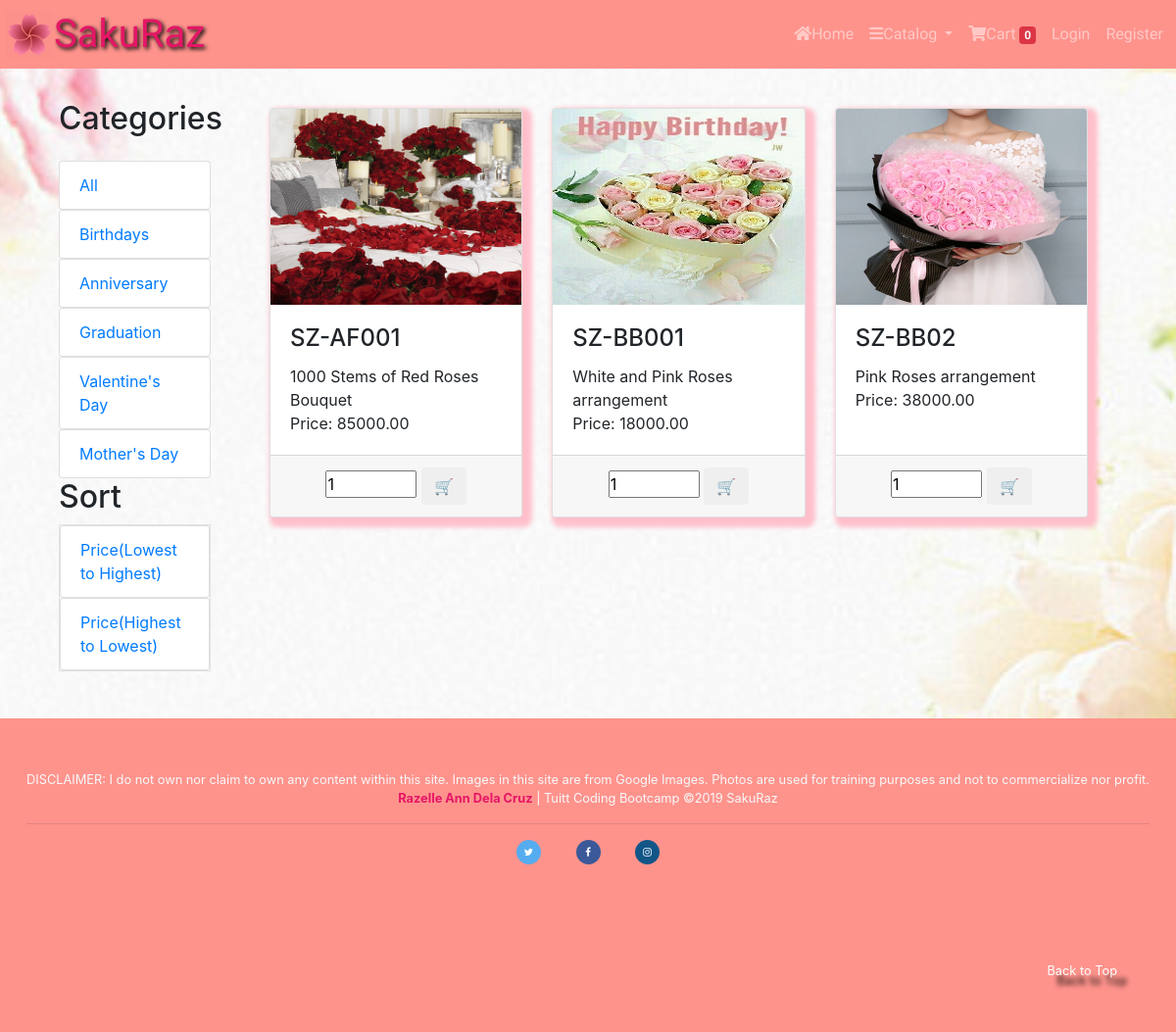
/app/views/occasion.php, run on the app's committed database.
### tables this page shows
CREATE TABLE `occasions` (
  `id` int(11) NOT NULL,
  `name` varchar(255) NOT NULL
);

CREATE TABLE `occ_items` (
  `id` int(11) NOT NULL,
  `name` varchar(255) NOT NULL,
  `description` varchar(255) NOT NULL,
  `price` decimal(18,2) NOT NULL,
  `image_path` varchar(255) DEFAULT NULL,
  `category_id` int(11) NOT NULL
);

### app/views/occasion.php (the view, shortened to what this page needs)
<?php require_once "../partials/template.php"; ?>
<?php
function get_page_content() {
	require_once "../controllers/connect.php";
	if(!isset($_SESSION['user']) || (isset($_SESSION['user']) && ($_SESSION['user']['roles_id'] == 2))){
		global $conn;
?>
		<div class="container">
			<div class="row">
				<div class="col-sm-2">
					<h2 class=" py-3">Categories</h2>
					<ul class="list-group">
						<a href="occasion.php">
							<li class="list-group-item">All</li>
						</a>
						<?php
						$sql = "SELECT * FROM occasions";
						$categories = mysqli_query($conn, $sql);
						foreach ($categories as $category) { ?>
							<a href="occasion.php?category_id=<?php echo $category['id']; ?>">
								<li class="list-group-item">
									<?php echo $category['name']; ?>
								</li>
							</a>
						<?php } ?>
					</ul>
					<h2>Sort</h2>
					<ul class="list-group border">
						<a href="../controllers/sort.php?sort=asc">
							<li class="list-group-item">
								Price(Lowest to Highest)
							</li>
						</a>
						<a href="../controllers/sort.php?sort=dsc">
							<li class="list-group-item">
								Price(Highest to Lowest)
							</li>
						</a>
					</ul>
				</div>
				<div class="col-sm-10">
					<div class="container">
						<?php
						$sql2 = "SELECT * FROM occ_items";
						$items = mysqli_query($conn, $sql2);
						echo "<div class='row'>";
						foreach ($items as $item){ ?>
							<div class="col-sm-4 my-4">
								<div id="card" class="card h-100" data-toggle="modal" data-target="#modal-<?php echo $item['id']; ?>">
									<img class="card-img-top img-fluid5" height="200" src="<?php echo $item['image_path']; ?>">
									<div class="card-body">
										<h4 class="card-title">
											<?php echo $item['name']; ?>
										</h4>
										<p class="card-text">
											<?php echo $item['description']; ?>
											<br>
											<?php echo "Price: ".$item['price']; ?>
										</p>
									</div>
									<div class="card-footer text-center">
										<input type="number" value="1" min="0" max="100" width="10">
										<button type="submit" class="btn add-to-cart" data-id="<?php echo $item['id']; ?>" title="Add to Cart">🛒</button>
									</div>
								</div>
							</div>
						<?php } echo "</div>" ?>
					</div>
				</div>
			</div>
		</div>
	<?php }else{
		header("Location: ./error.php");
	} ?>
<?php } ?>

### app/assets/css/style.css (style rules this page uses)
* { padding: 0; margin: 0; box-sizing: border-box; }
.row { margin-left: 0; margin-right: 0; }
body { height: 100vh; background-image: url(../images/bg2.jpg); background-repeat: no-repeat; background-size: cover; background-attachment: fixed; background-position: center center; -webkit-background-size: cover; -moz-background-size: cover; -o-background-size: cover; }
#card { box-shadow: 5px 5px 5px 5px pink; }
img { pointer-events: none; }

### data on the page
occasions: name "Birthdays"
occasions: name "Anniversary"
occasions: name "Graduation"
occasions: name "Valentine's Day"
occasions: name "Mother's Day"
occ_items: image_path (picture), name "SZ-AF001", description "1000 Stems of Red Roses Bouquet", price "85000.00"
occ_items: image_path (picture), name "SZ-BB001", description "White and Pink Roses arrangement", price "18000.00"
occ_items: image_path (picture), name "SZ-BB02", description "Pink Roses arrangement", price "38000.00"
